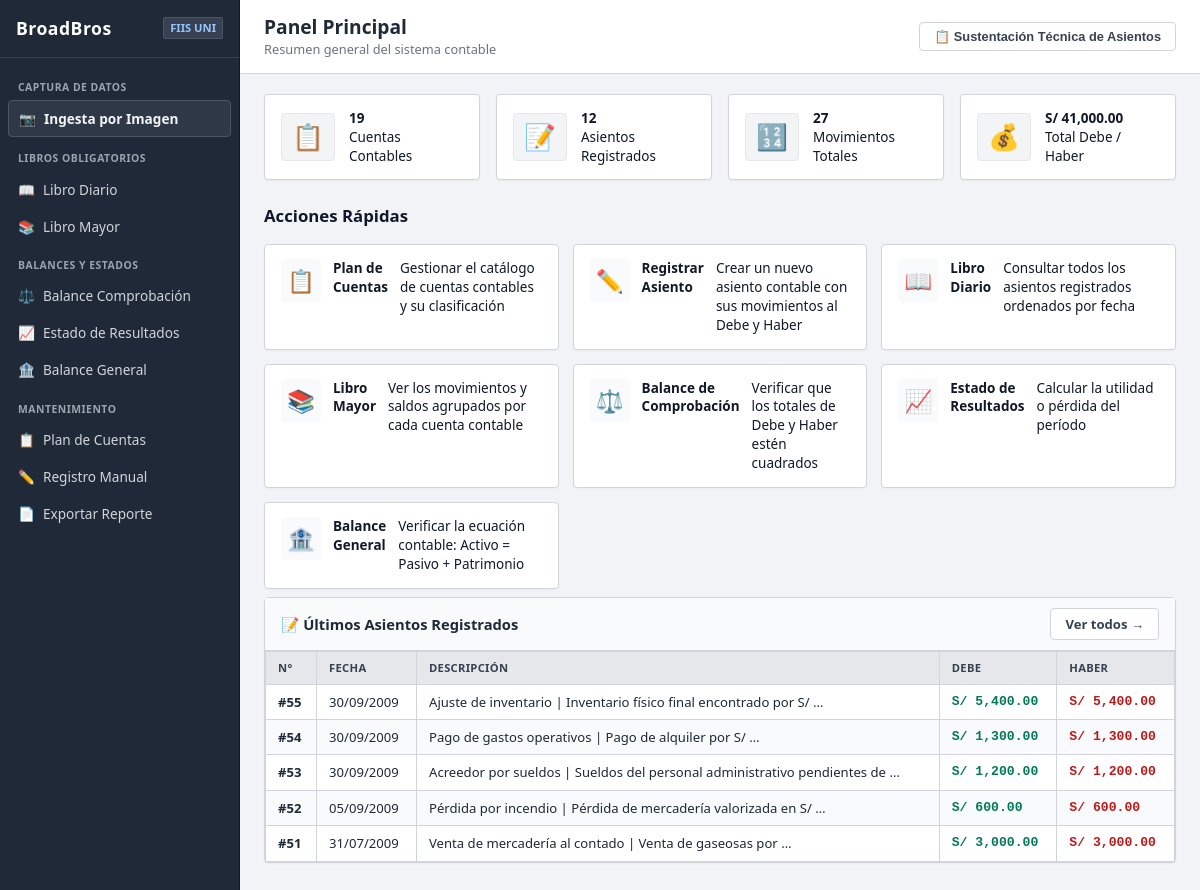
The page / on the database its author committed.
### core/models.py (models this page shows, shortened)
class AsientoContable(models.Model):
    fecha = models.DateField(verbose_name='Fecha')
    descripcion = models.TextField(blank=True, default='', verbose_name='Descripción')
    created_at = models.DateTimeField(auto_now_add=True)
    class Meta:
        ordering = ['fecha', 'id']
        verbose_name = 'Asiento Contable'
        verbose_name_plural = 'Asientos Contables'
    @property
    def total_debe(self):
        return self.movimientos.filter(tipo='debe').aggregate(
            total=models.Sum('monto'))['total'] or Decimal('0')
    @property
    def total_haber(self):
        return self.movimientos.filter(tipo='haber').aggregate(
            total=models.Sum('monto'))['total'] or Decimal('0')

### core/views.py (the view)
# urls.py: path('', views.index, name='index'),
def index(request):
    total_asientos = AsientoContable.objects.count()
    total_cuentas = CuentaContable.objects.count()
    total_movimientos = Movimiento.objects.count()
    total_debe = Movimiento.objects.filter(tipo='debe').aggregate(
        total=Sum('monto'))['total'] or Decimal('0')
    total_haber = Movimiento.objects.filter(tipo='haber').aggregate(
        total=Sum('monto'))['total'] or Decimal('0')
    ultimos_asientos = AsientoContable.objects.prefetch_related(
        'movimientos__cuenta'
    ).order_by('-created_at')[:5]
    context = {
        'total_asientos': total_asientos,
        'total_cuentas': total_cuentas,
        'total_movimientos': total_movimientos,
        'total_debe': total_debe,
        'total_haber': total_haber,
        'ultimos_asientos': ultimos_asientos,
    }
    return render(request, 'index.html', context)

### core/templatetags/contable_tags.py (called while the page is built)
@register.filter
def formato_moneda(valor):
    if valor is None:
        return 'S/ 0.00'
    try:
        valor = Decimal(str(valor))
        return f'S/ {valor:,.2f}'
    except Exception:
        return f'S/ {valor}'

### templates/index.html (shortened to what this page needs)
{% extends 'base.html' %}
{% load contable_tags %}
{% block page_title %}Panel Principal{% endblock %}
{% block page_subtitle %}Resumen general del sistema contable{% endblock %}
{% block content %}
<div class="stats-grid">
    <div class="stat-card">
        <div class="stat-icon blue">📋</div>
        <div class="stat-info">
            <h4>{{ total_cuentas }}</h4>
            <p>Cuentas Contables</p>
        </div>
    </div>
    <div class="stat-card">
        <div class="stat-icon green">📝</div>
        <div class="stat-info">
            <h4>{{ total_asientos }}</h4>
            <p>Asientos Registrados</p>
        </div>
    </div>
    <div class="stat-card">
        <div class="stat-icon purple">🔢</div>
        <div class="stat-info">
            <h4>{{ total_movimientos }}</h4>
            <p>Movimientos Totales</p>
        </div>
    </div>
    <div class="stat-card">
        <div class="stat-icon orange">💰</div>
        <div class="stat-info">
            <h4>{{ total_debe|formato_moneda }}</h4>
            <p>Total Debe / Haber</p>
        </div>
    </div>
</div>
<h3 style="margin-bottom: 16px; color: var(--primary); font-size: 1.05rem;">Acciones Rápidas</h3>
<div class="actions-grid">
    <a href="{% url 'gestionar_cuentas' %}" class="action-card">
        <div class="action-icon">📋</div>
        <h4>Plan de Cuentas</h4>
        <p>Gestionar el catálogo de cuentas contables y su clasificación</p>
    </a>
    <a href="{% url 'registrar_asiento' %}" class="action-card">
        <div class="action-icon">✏️</div>
        <h4>Registrar Asiento</h4>
        <p>Crear un nuevo asiento contable con sus movimientos al Debe y Haber</p>
    </a>
    <a href="{% url 'libro_diario' %}" class="action-card">
        <div class="action-icon">📖</div>
        <h4>Libro Diario</h4>
        <p>Consultar todos los asientos registrados ordenados por fecha</p>
    </a>
    <a href="{% url 'libro_mayor' %}" class="action-card">
        <div class="action-icon">📚</div>
        <h4>Libro Mayor</h4>
        <p>Ver los movimientos y saldos agrupados por cada cuenta contable</p>
    </a>
    <a href="{% url 'balance_comprobacion' %}" class="action-card">
        <div class="action-icon">⚖️</div>
        <h4>Balance de Comprobación</h4>
        <p>Verificar que los totales de Debe y Haber estén cuadrados</p>
    </a>
    <a href="{% url 'estado_resultados' %}" class="action-card">
        <div class="action-icon">📈</div>
        <h4>Estado de Resultados</h4>
        <p>Calcular la utilidad o pérdida del período</p>
    </a>
    <a href="{% url 'balance_general' %}" class="action-card">
        <div class="action-icon">🏦</div>
        <h4>Balance General</h4>
        <p>Verificar la ecuación contable: Activo = Pasivo + Patrimonio</p>
    </a>
</div>
{% if ultimos_asientos %}
<div class="card" style="margin-top: 8px;">
    <div class="card-header">
        <h3>📝 Últimos Asientos Registrados</h3>
        <a href="{% url 'libro_diario' %}" class="btn btn-sm btn-secondary">Ver todos →</a>
    </div>
    <div class="card-body" style="padding: 0;">
        <div class="table-container">
            <table>
                <thead>
                    <tr>
                        <th>N°</th>
                        <th>Fecha</th>
                        <th>Descripción</th>
                        <th class="text-right">Debe</th>
                        <th class="text-right">Haber</th>
                    </tr>
                </thead>
                <tbody>
                    {% for asiento in ultimos_asientos %}
                    <tr>
                        <td><strong>#{{ asiento.id }}</strong></td>
                        <td>{{ asiento.fecha|date:"d/m/Y" }}</td>
                        <td>{{ asiento.descripcion|truncatewords:10 }}</td>
                        <td class="text-right monto text-debe">{{ asiento.total_debe|formato_moneda }}</td>
                        <td class="text-right monto text-haber">{{ asiento.total_haber|formato_moneda }}</td>
                    </tr>
                    {% endfor %}
                </tbody>
            </table>
        </div>
    </div>
</div>
{% endif %}
{% endblock %}

### templates/base.html (shortened to what this page needs)
{% load static %}
<!DOCTYPE html>
<html lang="es">
<head>
    <link rel="stylesheet" href="{% static 'css/style.css' %}">
</head>
<body>
    <div class="layout">
        <aside class="sidebar">
            <div class="sidebar-brand">
                <h1>BroadBros</h1>
                <span class="brand-badge">FIIS UNI</span>
            </div>
            <nav class="sidebar-nav">
                <div class="nav-section">Captura de Datos</div>
                <a href="{% url 'cargar_imagen_diario' %}" class="nav-link highlight-ocr">
                    <span>📷</span> Ingesta por Imagen
                </a>
                <div class="nav-section">Libros Obligatorios</div>
                <a href="{% url 'libro_diario' %}" class="nav-link">
                    <span>📖</span> Libro Diario
                </a>
                <a href="{% url 'libro_mayor' %}" class="nav-link">
                    <span>📚</span> Libro Mayor
                </a>
                <div class="nav-section">Balances y Estados</div>
                <a href="{% url 'balance_comprobacion' %}" class="nav-link">
                    <span>⚖️</span> Balance Comprobación
                </a>
                <a href="{% url 'estado_resultados' %}" class="nav-link">
                    <span>📈</span> Estado de Resultados
                </a>
                <a href="{% url 'balance_general' %}" class="nav-link">
                    <span>🏦</span> Balance General
                </a>
                <div class="nav-section">Mantenimiento</div>
                <a href="{% url 'gestionar_cuentas' %}" class="nav-link">
                    <span>📋</span> Plan de Cuentas
                </a>
                <a href="{% url 'registrar_asiento' %}" class="nav-link">
                    <span>✏️</span> Registro Manual
                </a>
                <a href="{% url 'reporte_completo' %}" class="nav-link">
                    <span>📄</span> Exportar Reporte
                </a>
            </nav>
        </aside>
        <main class="main-content">
            <header class="page-header">
                <div>
                    <h2>{% block page_title %}Sistema de Gestión Contable{% endblock %}</h2>
                    <div class="header-subtitle">{% block page_subtitle %}Plan Contable General Empresarial (PC2){% endblock %}</div>
                </div>
                <div>
                    <button id="btn-tutor" class="btn btn-secondary" style="font-size: 0.8rem;">
                        📋 Sustentación Técnica de Asientos
                    </button>
                </div>
            </header>
            <div class="content-area">
                {% block content %}{% endblock %}
            </div>
        </main>
    </div>
</body>
</html>

### rows shown on the page
AsientoContable: id "55", fecha "30/09/2009", descripcion "Ajuste de inventario | Inventario físico final encontrado por S/ …", total_debe "S/ 5,400.00", total_haber "S/ 5,400.00"
AsientoContable: id "54", fecha "30/09/2009", descripcion "Pago de gastos operativos | Pago de alquiler por S/ …", total_debe "S/ 1,300.00", total_haber "S/ 1,300.00"
AsientoContable: id "53", fecha "30/09/2009", descripcion "Acreedor por sueldos | Sueldos del personal administrativo pendientes de …", total_debe "S/ 1,200.00", total_haber "S/ 1,200.00"
AsientoContable: id "52", fecha "05/09/2009", descripcion "Pérdida por incendio | Pérdida de mercadería valorizada en S/ …", total_debe "S/ 600.00", total_haber "S/ 600.00"
AsientoContable: id "51", fecha "31/07/2009", descripcion "Venta de mercadería al contado | Venta de gaseosas por …", total_debe "S/ 3,000.00", total_haber "S/ 3,000.00"

### other values the page prints
{{ total_cuentas }} "19"
{{ total_asientos }} "12"
{{ total_movimientos }} "27"
{{ total_debe|formato_moneda }} "S/ 41,000.00"
